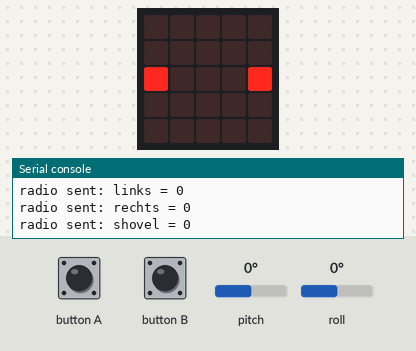
Recording of a program running on a simulated BBC micro:bit (MakeCode). Parts: the board's 5×5 LED display, the last lines printed to the serial console. Inputs (shaded band) come from the test bench; at power-on: pitch 0°, roll 0°. No radio messages arrive unless stated (any console line starting 'radio sent:' is added by the test bench).

Above: at 1.2 s.
1.3 s: pitch set to -172°
At 1.8 s:
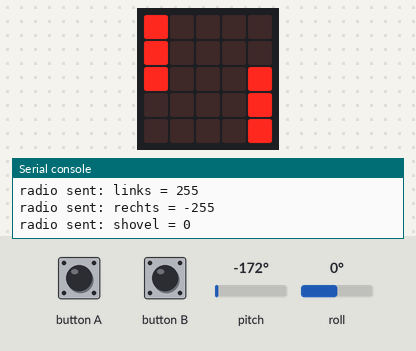
2.8 s: roll set to -172°
At 3.7 s:
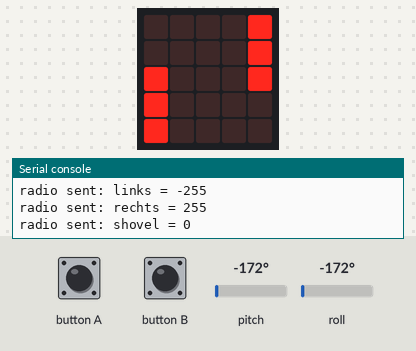
4.3 s: roll set to 4°
At 5.5 s:
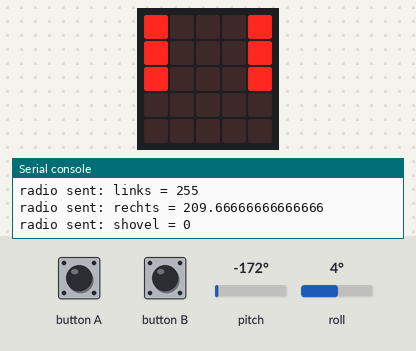
5.8 s: pitch set to 90°
At 6.3 s:
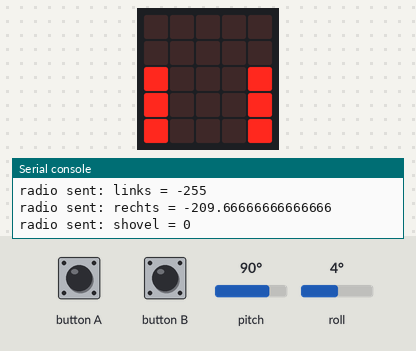
7.3 s: pitch set to -90°
At 8.2 s:
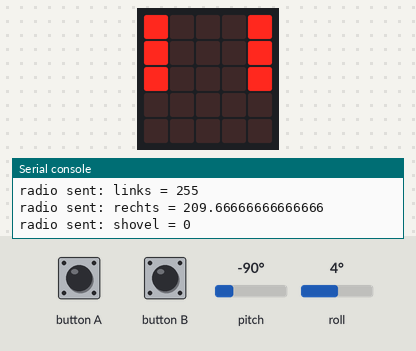
8.8 s: pitch set to 0°
At 10.1 s:
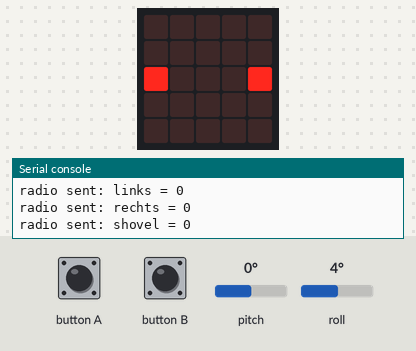
Timing chart, 0 to 11.3 s (numbered marks = the images above; inputs shaded):
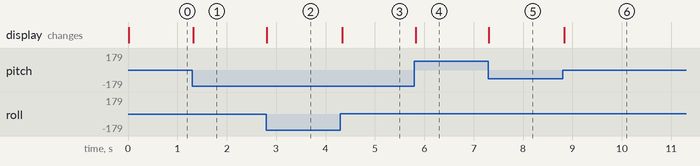

The program:

main.ts
```typescript
let Rechts = 0
let Links = 0
let max_rechts = 0
let max_links = 0
let Shovel = 0
let Gas = 0
let Stuur = 0
radio.setGroup(7)
basic.forever(function () {
    Stuur = Math.constrain(input.rotation(Rotation.Roll), -45, 45)
    Gas = Math.constrain(input.rotation(Rotation.Pitch), -45, 45)
    if (input.buttonIsPressed(Button.A)) {
        Shovel += 1
    } else if (input.buttonIsPressed(Button.B)) {
        Shovel += -1
    }
    Shovel = Math.constrain(Shovel, 0, 110)
    if (Stuur >= 0) {
        max_links = 255
        max_rechts = Math.map(Stuur, 0, 45, 255, -255)
    } else {
        max_links = Math.map(Stuur, 0, -45, 255, -255)
        max_rechts = 255
    }
    Links = Math.map(Gas, -45, 45, max_links, max_links * -1)
    Rechts = Math.map(Gas, -45, 45, max_rechts, max_rechts * -1)
    radio.sendValue("links", Links)
    radio.sendValue("rechts", Rechts)
    radio.sendValue("shovel", Shovel)
    basic.pause(10)
})
control.inBackground(function () {
    while (true) {
        if (Links >= 170) {
            led.plot(0, 0)
        } else {
            led.unplot(0, 0)
        }
        if (Links >= 85) {
            led.plot(0, 1)
        } else {
            led.unplot(0, 1)
        }
        led.plot(0, 2)
        if (Links <= -85) {
            led.plot(0, 3)
        } else {
            led.unplot(0, 3)
        }
        if (Links <= -170) {
            led.plot(0, 4)
        } else {
            led.unplot(0, 4)
        }
        basic.pause(10)
        if (Rechts >= 170) {
            led.plot(4, 0)
        } else {
            led.unplot(4, 0)
        }
        if (Rechts >= 85) {
            led.plot(4, 1)
        } else {
            led.unplot(4, 1)
        }
        led.plot(4, 2)
        if (Rechts <= -85) {
            led.plot(4, 3)
        } else {
            led.unplot(4, 3)
        }
        if (Rechts <= -170) {
            led.plot(4, 4)
        } else {
            led.unplot(4, 4)
        }
    }
})
```

test.ts
```typescript
// tests gaan hier; deze zal niet worden gecompileerd wanneer dit pakket wordt gebruikt als extensie.
```

Measured:
- after the input at 1.3 s, the display: changes at once (image 1)
- after the input at 2.8 s, the display: changes at once (image 2)
- after the input at 4.3 s, the display: changes at once (image 3)
- after the input at 5.8 s, the display: changes at once (image 4)
- after the input at 7.3 s, the display: changes at once (image 5)
- after the input at 8.8 s, the display: changes at once (image 6)
